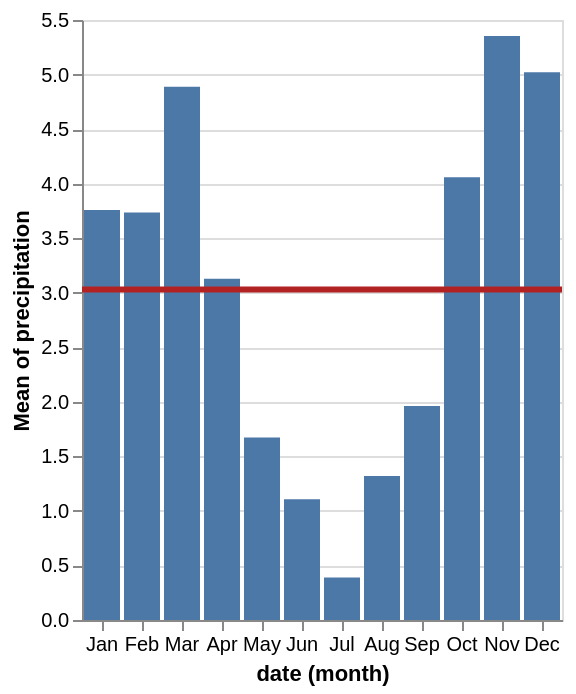

The notebook cell saved with this chart:
### Markdown cell above
### Interactive Average

### Code cell
import altair as alt
from vega_datasets import data

source = data.seattle_weather()
brush = alt.selection_interval(encodings=['x'])

bars = alt.Chart().mark_bar().encode(
    x='month(date):O',
    y='mean(precipitation):Q',
    opacity=alt.condition(brush, alt.OpacityValue(1), alt.OpacityValue(0.7)),
).add_params(
    brush
)

line = alt.Chart().mark_rule(color='firebrick').encode(
    y='mean(precipitation):Q',
    size=alt.SizeValue(3)
).transform_filter(
    brush
)

alt.layer(bars, line, data=source)

### Figure 1 — Vega-Lite specification as saved in the notebook (floating-point values rounded to 4 significant figures; data arrays with more than 128 entries replaced by an {"elided": "..."} marker saying what was removed)
{"config": {"view": {"continuousWidth": 300, "continuousHeight": 300}}, "layer": [{"mark": {"type": "bar"}, "encoding": {"opacity": {"condition": {"param": "param_1", "value": 1}, "value": 0.7}, "x": {"field": "date", "timeUnit": "month", "type": "ordinal"}, "y": {"aggregate": "mean", "field": "precipitation", "type": "quantitative"}}, "name": "view_1"}, {"mark": {"type": "rule", "color": "firebrick"}, "encoding": {"size": {"value": 3}, "y": {"aggregate": "mean", "field": "precipitation", "type": "quantitative"}}, "transform": [{"filter": {"param": "param_1"}}]}], "data": {"name": "data-6881b3c76720a51ecae2e2fb5659aff4"}, "params": [{"name": "param_1", "select": {"type": "interval", "encodings": ["x"]}, "views": ["view_1"]}], "$schema": "https://vega.github.io/schema/vega-lite/v5.20.1.json", "datasets": {"data-6881b3c76720a51ecae2e2fb5659aff4": {"elided": "1461 records"}}}
